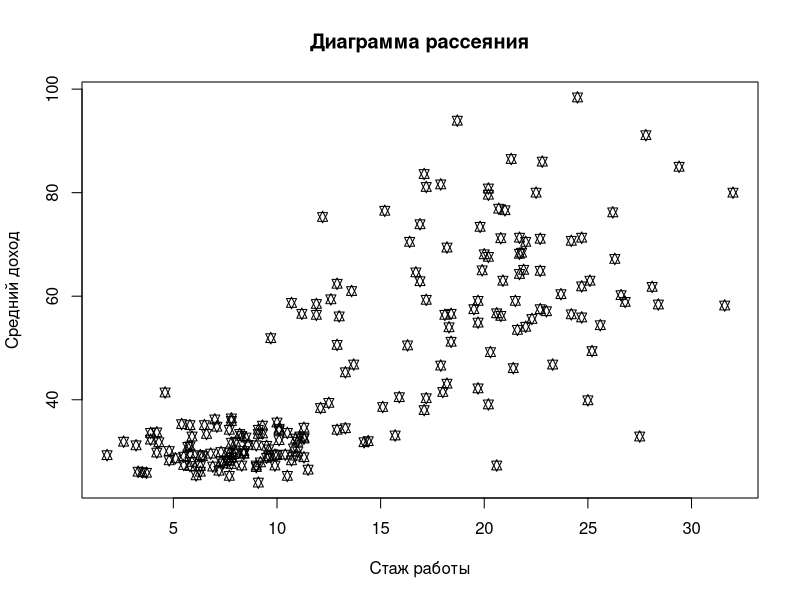
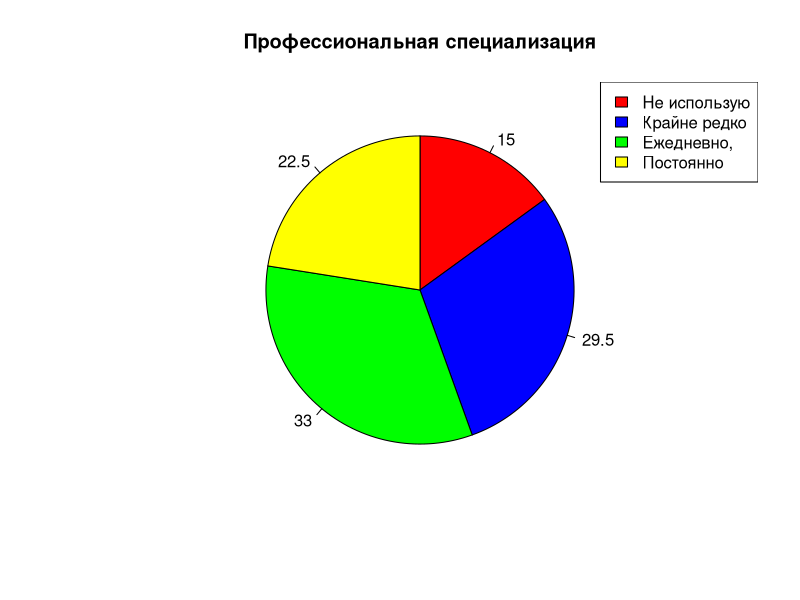
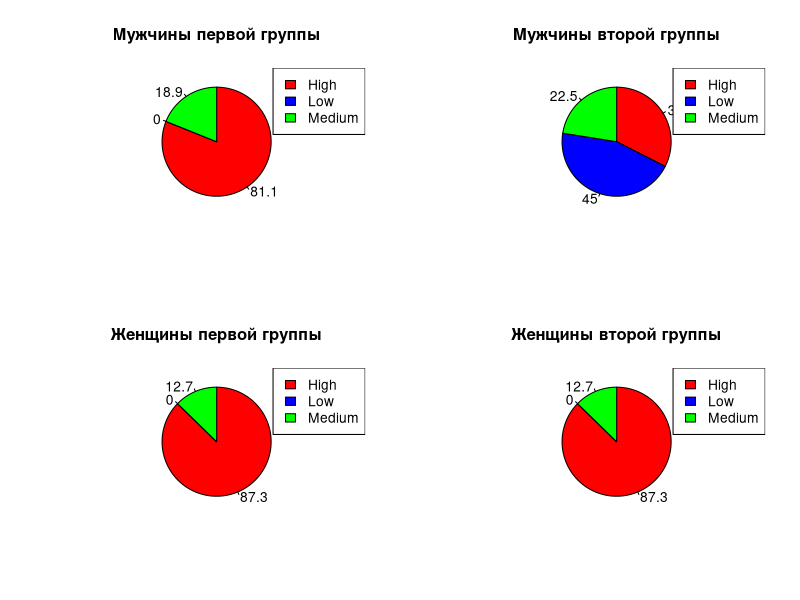
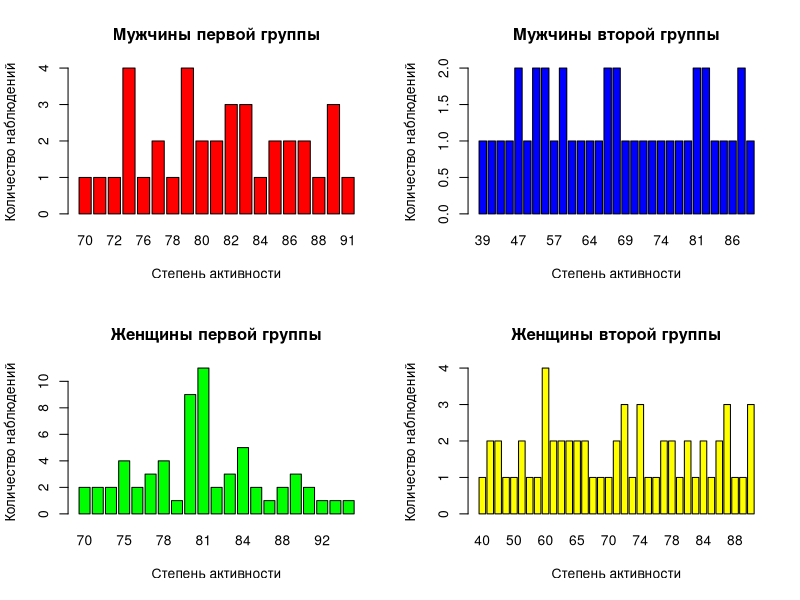
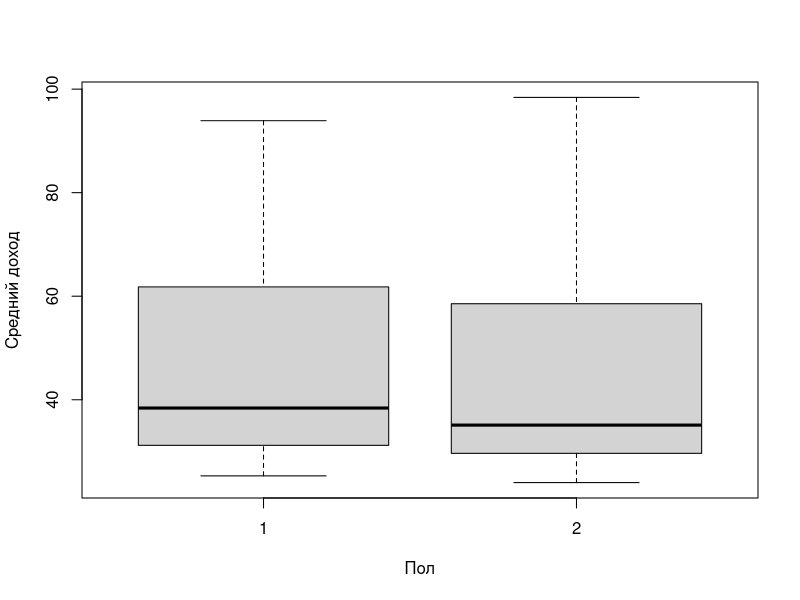
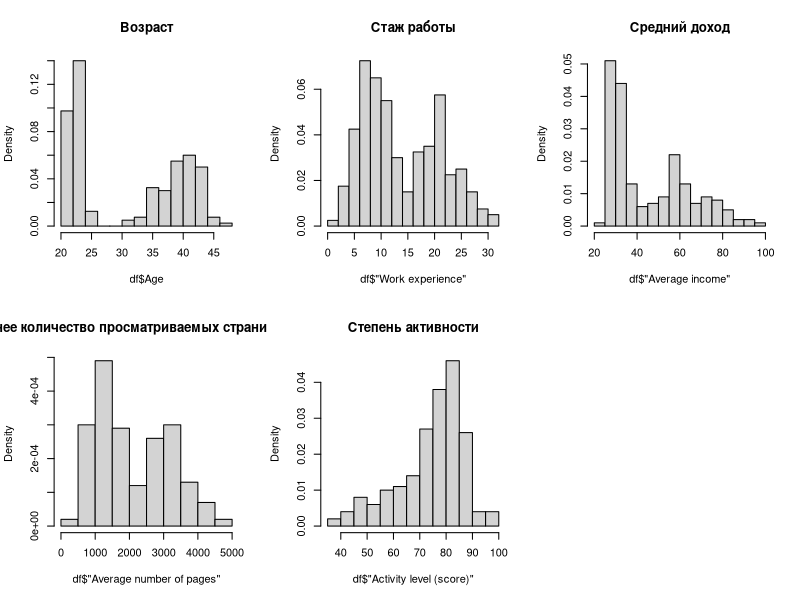
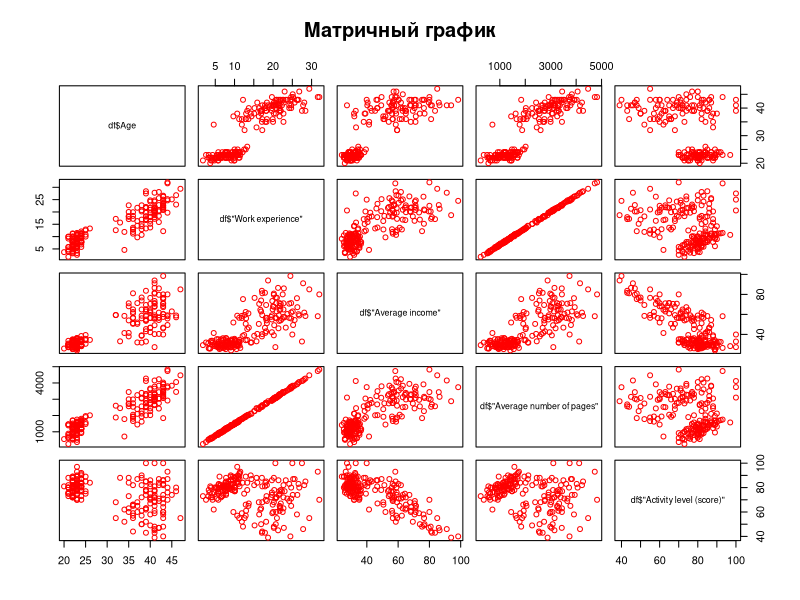

Write R code to recreate these figures, in order.
df <- read.csv2("var_15.csv")


#3
names(df)[names(df) == "Average.income"] <- "Average income"
names(df)[names(df) == "Work.experience"] <- "Work experience"
names(df)[names(df) == "Professional.specialization"] <- "Professional specialization"
names(df)[names(df) == "Average.number.of.pages"] <- "Average number of pages"
names(df)[names(df) == "Activity.level..score."] <- "Activity level (score)"
names(df)[names(df) == "Activity.level..level."] <- "Activity level (level)"

#4
df$"Group" <- as.factor(df$"Group")
df$"Gender" <- as.factor(df$"Gender")
df$"Age" <- as.integer(df$"Age")
df$"Work experience" <- as.numeric(df$"Work experience")
df$"Average income" <- as.numeric(df$"Average income")
df$"Professional specialization" <- as.factor(df$"Professional specialization")
df$"Average number of pages" <- as.integer(df$"Average number of pages")
df$"Activity level (score)" <- as.integer(df$"Activity level (score)")
df$"Activity level (level)" <- as.factor(df$"Activity level (level)")
print(str(df))

#5
print(summary(df))


#6
#6.1
dev.new()
plot(df$"Work experience", df$"Average income",main = "Диаграмма рассеяния", xlab = "Стаж работы", ylab = "Средний доход", pch = 11)

#6.2
dev.new()
x <- c(summary(df$"Professional specialization"))
piepercent <- round(100*x/sum(x), 1)
pie(x,piepercent,main="Профессиональная специализация", col=c("red", "blue","green","yellow"),clockwise=TRUE)
legend("topright", c("Не использую","Крайне редко","Ежедневно,","Постоянно"), fill =c("red", "blue","green","yellow"))

#6.3
dev.new()
par(mfrow = c(2, 2))
x <- table(df$"Activity level (level)"[(df$"Gender"=="1")&(df$"Group"=="1")])
piepercent <- round(100*x/sum(x), 1)
pie(x,piepercent,main="Мужчины первой группы", col=c("red", "blue","green"),clockwise=TRUE)
legend("topright", c("High","Low","Medium"), fill =c("red", "blue","green"))
x <- table(df$"Activity level (level)"[(df$"Gender"=="1")&(df$"Group"=="2")])
piepercent <- round(100*x/sum(x), 1)
pie(x,piepercent,main="Мужчины второй группы", col=c("red", "blue","green"),clockwise=TRUE)
legend("topright", c("High","Low","Medium"), fill =c("red", "blue","green"))
x <- table(df$"Activity level (level)"[(df$"Gender"=="2")&(df$"Group"=="1")])
piepercent <- round(100*x/sum(x), 1)
pie(x,piepercent,main="Женщины первой группы", col=c("red", "blue","green"),clockwise=TRUE)
legend("topright", c("High","Low","Medium"), fill =c("red", "blue","green"))
x <- table(df$"Activity level (level)"[(df$"Gender"=="2")&(df$"Group"=="1")])
piepercent <- round(100*x/sum(x), 1)
pie(x,piepercent,main="Женщины второй группы", col=c("red", "blue","green"),clockwise=TRUE)
legend("topright", c("High","Low","Medium"), fill =c("red", "blue","green"))

#6.4
dev.new()
par(mfrow = c(2, 2))
barplot(table(df$"Activity level (score)"[(df$"Gender"=="1")&(df$"Group"=="1")]),col=c("red"),main="Мужчины первой группы",xlab="Степень активности", ylab="Количество наблюдений")
barplot(table(df$"Activity level (score)"[(df$"Gender"=="1")&(df$"Group"=="2")]),col=c("blue"),main="Мужчины второй группы",xlab="Степень активности", ylab="Количество наблюдений")
barplot(table(df$"Activity level (score)"[(df$"Gender"=="2")&(df$"Group"=="1")]),col=c("green"),main="Женщины первой группы",xlab="Степень активности", ylab="Количество наблюдений")
barplot(table(df$"Activity level (score)"[(df$"Gender"=="2")&(df$"Group"=="2")]),col=c("yellow"),main="Женщины второй группы",xlab="Степень активности", ylab="Количество наблюдений")

#6.5
dev.new()
boxplot(df$"Average income" ~ df$"Gender", xlab = "Пол", ylab = "Средний доход", data = df)

#6.6
dev.new()
par(mfrow = c(2, 3))
hist(df$"Age", freq=FALSE, breaks=12,xlabel="Возраст",main="Возраст")
hist(df$"Work experience", freq=FALSE, breaks=12,xlabel="Стаж работы",main="Стаж работы")
hist(df$"Average income", freq=FALSE, breaks=12,xlabel="Средний доход",main="Средний доход")
hist(df$"Average number of pages", freq=FALSE, breaks=12,xlabel="Среднее количество просматриваемых страниц в месяц",main="Среднее количество просматриваемых страниц в месяц")
hist(df$"Activity level (score)", freq=FALSE, breaks=12,xlabel="Степень активности",main="Степень активности")

#6.7
dev.new()
pairs(~df$"Age"+df$"Work experience"+df$"Average income"+df$"Average number of pages"+df$"Activity level (score)",data=df,main="Матричный график", col="red")
